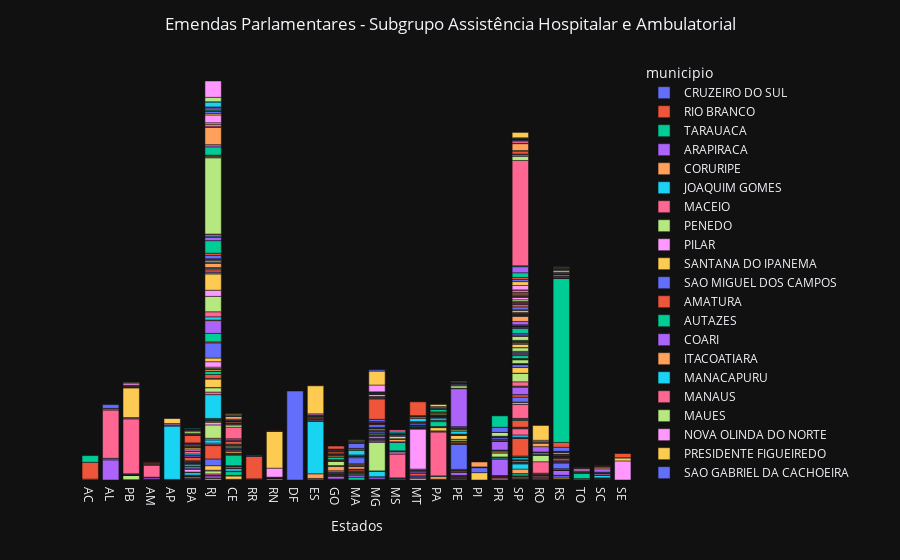

Write notebook code for a chart like this one.
### Markdown cell above
### (4) Análise por por Municípios

### Code cell
#### informações por municipio

#df_municipio = df[(df['amostra'] == 'MUNICIPIO')]

ano_municipio = df_municipio.groupby(['uf', 'municipio'])['valor_emendas'].sum()


fig = px.bar(ano_municipio.reset_index(), x='uf', y='valor_emendas', color='municipio', template='plotly_dark')

fig.update_layout(barmode='relative', title='Emendas Parlamentares - Subgrupo Assistência Hospitalar e Ambulatorial', title_x=0.5)
fig.update_xaxes(title='Estados', showgrid=False)
fig.update_yaxes(visible=False, showticklabels=False, showgrid=False)

fig.show()
